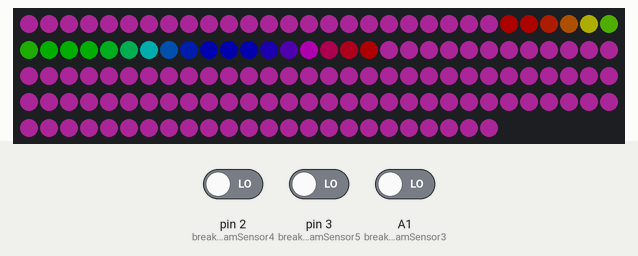
Recording of a sketch running on a simulated Arduino Nano, built with avr-gcc and run on an emulated ATmega328P. On the bench: 144 RGB LEDs in strip order, left to right, continuing on the next row. The test bench sets the inputs (shaded band); at power-on: pin 2 (breakBeamSensor4) LOW, pin 3 (breakBeamSensor5) LOW, A1 (breakBeamSensor3) LOW. Dim RGB values are drawn brighter than linear; random numbers use the default seed unless the sketch sets one.

Above: at 0.08 s.
At 3.05 s:
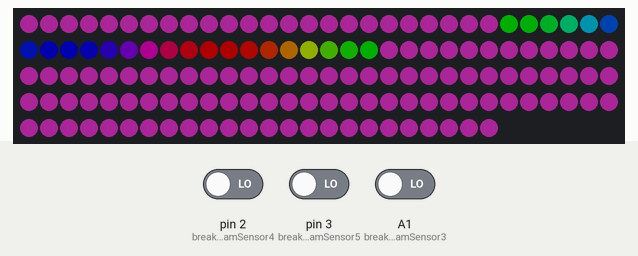
At 6.46 s:
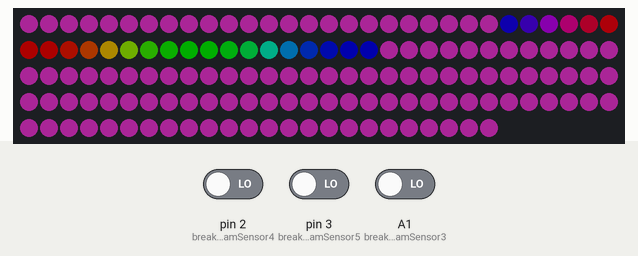

Measured:
- by itself, everything shown: repeats every 8.7 s, in 128 steps

The sketch:

lcd.ino
```cpp
#include <Adafruit_NeoPixel.h> //includes Adafruit’s neopixel library
//pin numbers/ports on sunnyview board
#define PIN A7
#define breakBeamSensor1 0
#define breakBeamSensor2 1
#define breakBeamSensor3 A1
#define breakBeamSensor4 2
#define breakBeamSensor5 3
#define breakBeamSensor6 A6
#define NUM_LEDS 24
#define NUM_RINGS 6
int green = 65536/3;
int blue = 65536/2;
int blueDark = 65536*(2/3);
int purple = 65536*(5/6);
int yellow = 65536/6;
int red = 0;
int pastColour = 0;

int colour[] = {65536/3,8000, 43690, 52000, 65536/6, 0};

//Initialize neopixel strip light
Adafruit_NeoPixel strip = Adafruit_NeoPixel(NUM_LEDS * NUM_RINGS, PIN, NEO_GRB + NEO_KHZ800);
//Initialize array for break beam sensors
int broken[] = {0,0,0,0,0,0};

long firstPixelHue = 0;//Keeps track of pixel hue for rainbow effect
int currentGoal;//Keeps track of of current sensor & ring that needs to be scored on
int old;

void setup() {
//Setup strip light:
  strip.begin();
  strip.show();
  strip.setBrightness(50);
//Setup break beam sensors as input type
  pinMode(breakBeamSensor1, INPUT);
  pinMode(breakBeamSensor2, INPUT);
  pinMode(breakBeamSensor3, INPUT);
  pinMode(breakBeamSensor4, INPUT);
  pinMode(breakBeamSensor5, INPUT);
  pinMode(breakBeamSensor6, INPUT);
//Select a random number from 0 to 5 to be first goal/target
  currentGoal = random(6);
  Serial.begin(9600);
}

void loop() {
//loop to refresh input and output
    refreshSensors();
    refreshGame();
    refreshLights();
//If pixel hue exceeds 65536 set it back to 0 to continue looping rainbow effect
    if(firstPixelHue >= 65536) {
      firstPixelHue = 0;
    }
}

void refreshSensors() {
//Checks each sensor if it has been broken then adds the corresponding value to the array
  for(int t = 0; t < 6; t++) {
      switch(t) {
        case 0:
          broken[t] = digitalRead(breakBeamSensor1);
          break;
        case 1:
          broken[t] = digitalRead(breakBeamSensor2);
          break;
        case 2:
          broken[t] = digitalRead(breakBeamSensor3);
          break;
        case 3:
          broken[t] = digitalRead(breakBeamSensor4);
          break;
        case 4:
          broken[t] = digitalRead(breakBeamSensor5);
          break;
        case 5:
          broken[t] = digitalRead(breakBeamSensor6);
      }
   }
}
/*
 * This will refresh the lights each time the goal is reached
 */
void refreshLights() {
//Checks each light if it is the current goal
  for(int i = 0; i < NUM_RINGS; i++) {
    if(i == currentGoal) {
//If it is, then set the LEDs to rainbow
      rainbow(i);
    } else {
//If not, set it to default “resting” colour
      setRingOff(i);
    }
  }
}
/*
 * Refreshes the game each time the goal is reached
 * will call the methods to do the animations
 */
void refreshGame() {
  int num = random(6);
  while(num == currentGoal){
    num = random(6);
  }
//If the sensor value of the current sensor has detected something
   if(broken[currentGoal] == HIGH) {
//Set new goal
//      remix(num); // calls remix method, that does randomize animation
      forcedToBeBoring();
      delay(100);
      currentGoal = num;
      Serial.println("Detect");

   }
}


/*
 * Stehlik said my old methods were too complicated );
 * Method is called each time the goal is reached (Putting hand in correct hole)
 * First will cycle through the rainbow on all the LED Rings (1 colour per LED ring)
 */
void forcedToBeBoring(){
  int hue;
  for(int i = 0; i <=6; i++){ //will loop through all 6 led rings to light them up
    hue = colour[i]; //will select the colour for the LED ring from a Array of ints,index is the i int
   for(int j = 0; j < NUM_LEDS; j++){  //this will loop through the individual led's in each individual led ring
  strip.setPixelColor(j + (NUM_LEDS * i),strip.gamma32(strip.ColorHSV(hue)));
  strip.show();

    }
     delay(250);
  }
  off();
}
/*
 * This method Will wait 250ms and then make all the LED's green in order to start the next goal
 */
void off(){
 for(int i = 0; i <=6; i++){ //loops through all 6 led rings

   for(int j = 0; j < NUM_LEDS; j++){ //loop through the individual led's in each led ring to light them up
  strip.setPixelColor(j + (NUM_LEDS * i),strip.gamma32(strip.ColorHSV(20000)));
  strip.show();

    }

  }
  delay(250);
  // some colour codes that I should probably know
  // 20000 green
  // 0 red
  // 30000 turq
  // 5000 orange
  // 10000 yellow


}


void rainbow(int ringNum) {
//sets a ring to rainbow effect

    for(int i=0; i< NUM_LEDS; i++) {//for each of the LEDs on the ring
//Set the hue as 65536/number of LEDs on the ring + offset
      int pixelHue = firstPixelHue + (i * 65536L / NUM_LEDS);

//Set the LED on the chain to the hue
      strip.setPixelColor(i + (NUM_LEDS * ringNum), strip.gamma32(strip.ColorHSV(pixelHue)));
    }
    strip.show();
    firstPixelHue += 512;//increase offset


}

void setRingOff(int ringNum) {
//Sets the ring to default colour RGB (235, 52, 207)/pink
   for(int i = 0; i < NUM_LEDS; i++){
       strip.setPixelColor(i + (NUM_LEDS * ringNum), 235, 52, 207);

   }
   strip.show();
}
```
